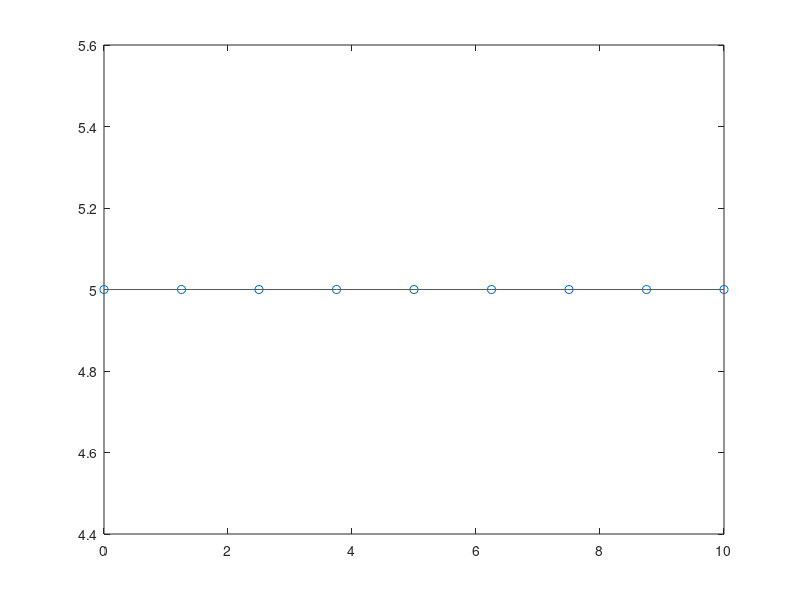
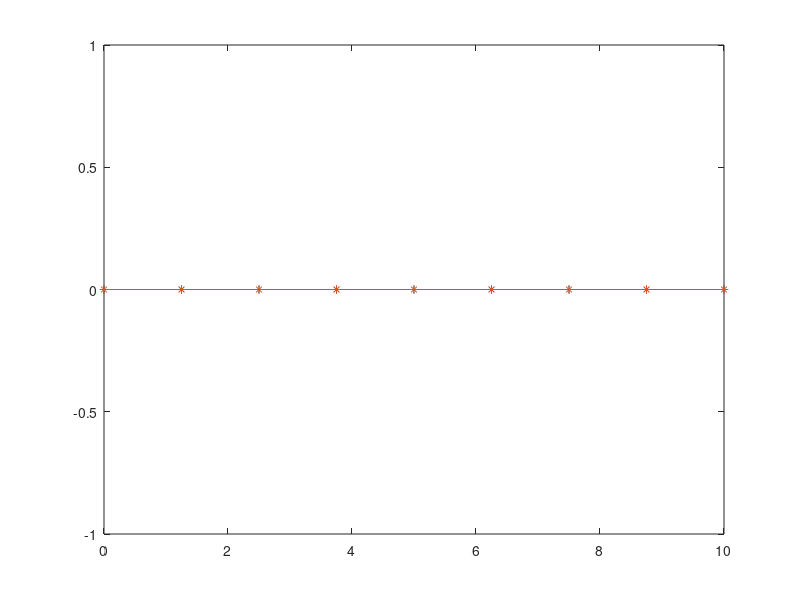

These figures' MATLAB source, in order:
%
% A function to generate a smooth beach profile on a uniform grid.  Takes
% the parameters interactively.  
%
function BeachGen
L0=input('Flat bottom run-up length at the left end L_0?');
L1=input('Sloping beach length L_1=?'); h0=input('h0?'); h1=input('h1?');
n1=input('Number of grid points on the sloping beach part n_1=?'); 
dx=L1/(n1-1); n0=round(L0/dx); L0=n0*dx; n=n0+n1; L=L0+L1;
display(['Run-up length re-defined to be L_1=',num2str(L1)]);
dh=h0-h1; x=[0:n-1]*dx; x0=L1/2;
for i=1:n0
    h(i)=h0;
end
for i=1:n1
    xbar=-1+((i-1)*dx/x0);
    h(n0+i)=h0-.5*dh*(1+f(xbar));
    hx(n0+i)=dh/x0*fx(xbar);
    hxx(n0+i)=-dh/(2*x0^2)*fxx(xbar); 
end
figure(1);clf;
plot(x,h,'-o');
figure(2); clf;
plot(x,hx,'-+',x,hxx,'-*');
%
% Save the bathymetry in an output file for OceanWave3D.
%
Header=['% Smooth beach with nx=',num2str(n),...
    ' L0=',num2str(L0),' Lbeach=',num2str(L1),' h_0=',num2str(h0), ...
    ' and h_1=',num2str(h1)];
fid = fopen(['beach_',num2str(n)],'wb'); % Open file
fprintf(fid,'%s\n',Header); % Write header
fprintf(fid,'%d\n',0);
for i=1:n
    fprintf(fid,'%16.6e%16.6e%16.6e%16.6e%16.6e\n',h(i),hx(i),hxx(i),0,0); 
end
fclose('all');
%
%
function z=f(x)
%
% Normalized smooth beach function on the interval -1:1
%
if x>=1
    z=1;
elseif x<=-1
    z=-1;
else
    z=tanh(sin(pi/2*x)/(1-x^2));
end
function z=fx(x)
%
% Normalized smooth beach function on the interval -1:1
%
if x>=1
    z=0;
elseif x<=-1
    z=0;
else
    z=sech(sin(pi*x/2)/(1-x^2))^2 ...
        *(pi*(-1+x^2)*cos(pi*x/2)-4*x*sin(pi*x/2))/(4*(-1+x^2)^2);
end

function z=fxx(x)
%
% Normalized smooth beach function on the interval -1:1
%
if x>=1
    z=0;
elseif x<=-1
    z=0;
else
    z=sech(sin(pi*x/2)/(1-x^2))^2*( ...
        2*pi*x*cos(pi*x/2)/(-1+x^2)^2 ...
        -8*x^2*sin(pi*x/2)/(-1+x^2)^3 + 2*sin(pi*x/2)/(-1+x^2)^2 ...
        +pi^2*sin(pi*x/2)/(-4+4*x^2) ...
        -(pi*(-1+x^2)*cos(pi*x/2)-4*x*sin(pi*x/2))^2*f(x) ...
        /(2*(-1+x^2)^4));
end

